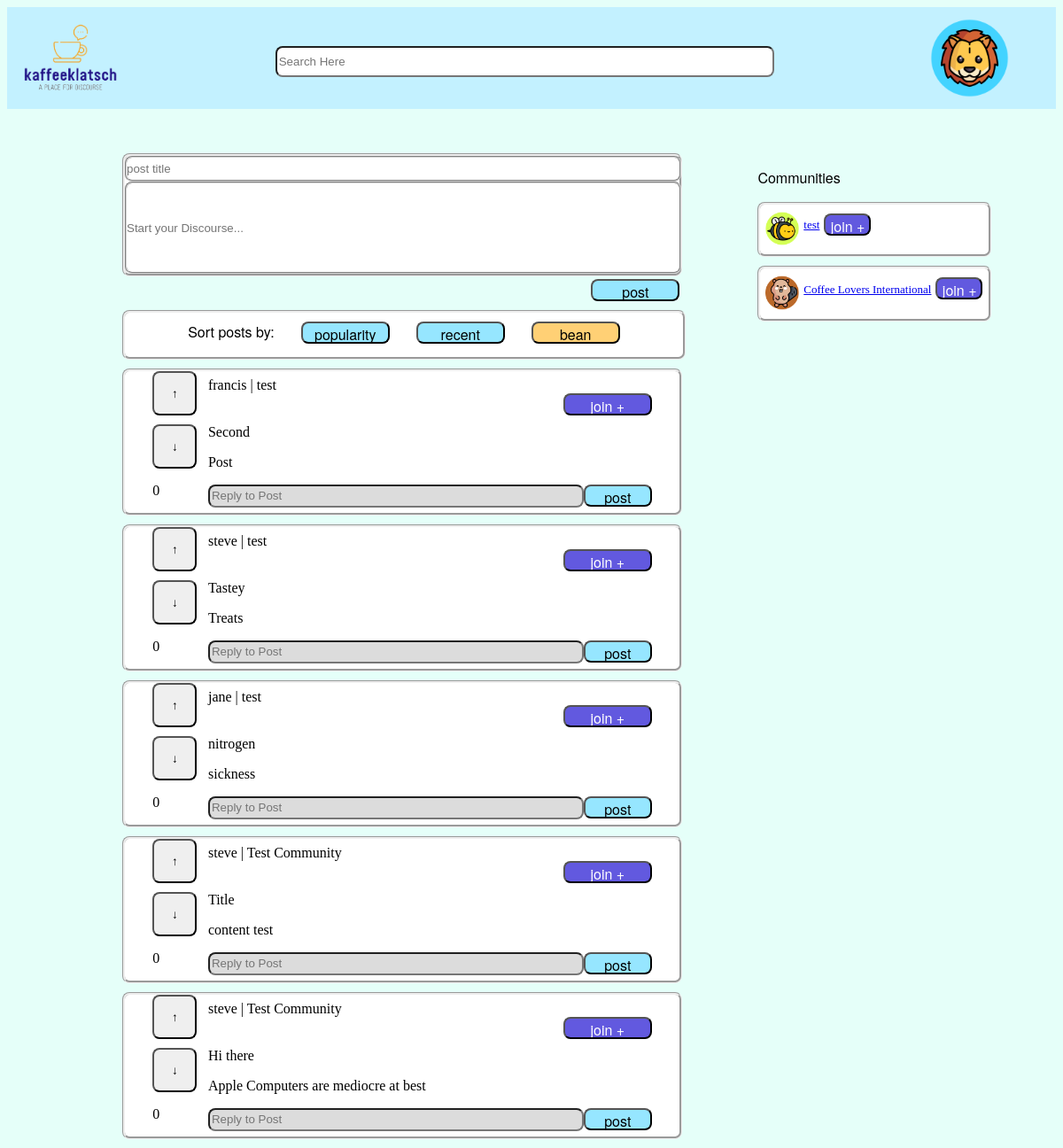
Page /feed (signed in) on the committed database.
### kaffeeklatsch/models/models.py (models this page shows, shortened)
class User(db.Model, UserMixin):
    id = db.Column(db.Integer, nullable=False, primary_key=True, unique=True)
    username = db.Column(db.Text, db.ForeignKey('user_access.username'), nullable=False)
    tagline = db.Column(db.Text, db.ForeignKey('user_access.tagline'), nullable=True)
    date_joined = db.Column(db.Text, nullable=False)
    avatar = db.Column(db.Text, nullable=True)
    first_name = db.Column(db.Text, nullable=True)
    last_name = db.Column(db.Text, nullable=True)
    communities = db.Column(db.Text, nullable=True)
    users_following = db.Column(db.Text, nullable=True)
    tagline = db.Column(db.Text, nullable=True)
    date_joined = db.Column(db.Text, nullable=False)
    summary = db.Column(db.Text, nullable=True)

class Post(db.Model):
    title = db.Column(db.Text, nullable=False)
    content = db.Column(db.Text, nullable=False)
    posting_user = db.Column(db.Text, db.ForeignKey('user_access.username'), nullable=False)
    posted_date = db.Column(db.DateTime, nullable=False)
    community = db.Column(db.Text, nullable=False)
    UUID = db.Column(db.Integer, nullable=False, primary_key=True, unique=True)
    tally = db.Column(db.Integer, nullable=False)

class Community(db.Model):
    community_id = db.Column(db.Integer, nullable=False, primary_key=True)
    community_name = db.Column(db.Text, nullable=False)
    community_tagline = db.Column(db.Text, nullable=True)
    community_content = db.Column(db.Text, nullable=True)
    community_image = db.Column(db.Text, nullable=False)

### kaffeeklatsch/routes.py (the view)
@app.route('/feed', methods=['GET', 'POST'])
def feed():
    if (current_user.is_authenticated == False):
      return redirect(url_for('login'))
    sortPostForm = SortPostForm()
    replyForm = ReplyForm()
    makePostForm = MakePostForm()
    communityPainForm = CommunityPainForm()
    communityInfo = Community.query.filter_by(community_id=2).first()
    posts = Post.query.all()
    communities = Community.query.all()
    postHandler = PostHandler()
    replyHandler = ReplyHandler()
    userName = current_user.username
    userInfo = User.query.filter_by(username=userName).first()
    if makePostForm.validate_on_submit():
      print("form input is validated")
      inputTitle = request.form['postTitle']
      inputContent = request.form['postContent']
      inputUsername = current_user.username
      inputCommunity = "Test Community" # Will need to be updated with ability to pull relevant community
      postHandler.post(inputTitle, inputContent, inputUsername, inputCommunity)
      return redirect(url_for('feed'))
    else:
      print("you're stuff still isnt workin (post)")
    if replyForm.validate_on_submit():
      print("Reply form input is validated")
      inputContent = request.form['replyContent']
      inputUsername = current_user.username
      retrievedPostId = int(request.form['index'])
      originalPostFilter = filter(lambda post: post.UUID == retrievedPostId, posts)
      originalPostList = list(originalPostFilter)
      originalPost = originalPostList.pop()
      print(f'original post id: ', retrievedPostId)
      print(f'original post: ', originalPost)
      inputOriginalPostID = retrievedPostId
      replyHandler.reply(inputOriginalPostID, inputContent, inputUsername)
      return redirect(url_for('feed'))
    else:
      print("reply you're stuff still isnt workin (reply)")
    return render_template('feed.html',
    makePostForm=makePostForm,
    sortPostForm=sortPostForm,
    replyForm=replyForm,
    communityPainForm=communityPainForm,
    ommunityInfo=communityInfo,
    posts=posts,
    communities=communities,
    userInfo=userInfo)

### kaffeeklatsch/forms/SortPostForm.py
class SortPostForm(FlaskForm):
    popularity = SubmitField('popularity')
    recent = SubmitField('recent')
    bean = SubmitField('bean')

### kaffeeklatsch/forms/ReplyForm.py
class ReplyForm(FlaskForm):
    post = SubmitField('post')
    join = SubmitField('join +')
    replyContent = StringField('reply', validators=[DataRequired(), Length(min=1, max=250)], render_kw={"placeholder": "Reply to Post"})
    upArrow = SubmitField('↑')
    downArrow = SubmitField('↓')

### kaffeeklatsch/models/models.py (called while the page is built)
@login_manager.user_loader
def load_user(username):
    return User.query.get(username)

### kaffeeklatsch/templates/feed.html
{% extends 'base.html' %}
{% import 'make_post.html' as makePostTemplate %}
{% import 'sort_post.html' as sortPostTemplate %}
{% import 'post_reply.html' as post_reply %}
{% import 'community.html'as community_template %}
{% block addedCSS %}
<link rel="stylesheet" href="{{ url_for('static', filename='css/feed.css') }}" />
{% endblock %}
{% block search %}
<div class="search-container" id="search-container">
    <input id="search-input" type="search" id="form1" class="form-control" placeholder="Search Here"/>
</div>
{% endblock %}
{% block avatar %}
<a href="/profilepage"><img class="avatar" src="{{ url_for('static', filename='assets/imagefiles/Profile/' + userInfo.avatar) }}" /></a>
{% endblock %}
{% block body %}
<div class="page">
    <div class="content-view">
        <div class="post-pane">
            <div>
                {{ makePostTemplate.make_post(makePostForm) }}
                {{ sortPostTemplate.sort_post(sortPostForm) }}
            </div>
            {% for post in posts %}
                {{ post_reply.post_reply(replyForm, post) }}
            {% endfor %}
        </div>
        <div class="community-pain">
            <p class="community-label">Communities</p>
            {% for community in communities %}
                {{ community_template.community_component(community, communityPainForm) }}
            {% endfor %}
        </div>
    </div>
</div>
{% endblock %}

### kaffeeklatsch/templates/post_reply.html
{% macro post_reply(replyForm, postObject) %}
{% import 'post.html' as replyTemplate %}
<div>
    {{ replyTemplate.post(replyForm, postObject) }}
</div>
{% endmacro %}

### kaffeeklatsch/templates/community.html
{% macro community_component(communityInfo, communityPainForm) %}
{% import 'community_pain.html' as communityPainTemplate %}
<form method="POST">
    {{ communityPainTemplate.community_pain(communityInfo, communityPainForm) }}
</form>
{% endmacro %}

### kaffeeklatsch/templates/post.html (shortened to what this page needs)
{% macro post(replyForm, postObject) %}
<link rel="stylesheet" href="{{ url_for('static', filename='css/post.css') }}" />
<div class="post-wrapper">
    <div class="vote-panel">
        {{ replyForm.upArrow(class="vote-button button") }}
        {{ replyForm.downArrow(class="vote-button button") }}
        <p class="post-tally">{{ postObject.tally }}</p>
    </div>
    <div class="post-panel">
        <div class="post-panel__top-line">
            <span class="owner-name">{{ postObject.posting_user }}</span> | <span class="community-content">{{ postObject.community }}</span>
            {{ replyForm.join(class="button-style-a post-panel__join-button") }}
        </div>
        <div class="post-panel__title-line">
            <span class="post-title">{{ postObject.title }}</span>
        </div>
        <div class="post-panel__post-content">
            <p class="post-content">{{ postObject.content }}</p>
        </div>
        <form action="" method="POST">
            <div class="post-panel__reply-line">
                {{ replyForm.replyContent(class="reply-content") }}
                {{ replyForm.post(class="button-style-b make-button") }}
            </div>
        </form>
    </div>
</div>
{% endmacro %}

### kaffeeklatsch/templates/community_pain.html
{% macro community_pain(communityInfo, communityPainForm) %}
<link rel="stylesheet" href="{{ url_for('static', filename='css/community-pain.css') }}" />
<div class="community-pain-wrapper">
    <img class="avatar community-image" src="{{ url_for('static', filename='assets/imagefiles/Profile/'+communityInfo.community_image) }}">
    <a href="/communityPage"><span class="community-title">{{ communityInfo.community_name}}</span></a>
    <span>{{ communityPainForm.join(class="button-style-a community-button") }} </span>
</div>
{% endmacro %}

### kaffeeklatsch/static/css/globalstylesheet.css (style rules this page uses)
body { background-color: #E5FFF9 }
.avatar { height: 100%; float: right; margin-right: 50px; }
.page { margin: 0px; height: 100vh; padding-top: 50px; }
.button-style-a { width: 100px; height: 25px; top: 225px; border-radius: 8px; background-color: #6259df; font-family: "Helvetica Neue", "Arial", sans-serif; font-size: medium; color: white; }
.button-style-b { width: 100px; height: 25px; top: 225px; border-radius: 8px; background-color: #96E6FF; font-family: "Helvetica Neue", "Arial", sans-serif; font-size: medium; color: black; margin-left: 30px; }
.button-style-bean { width: 100px; height: 25px; top: 225px; border-radius: 8px; background-color: #FFD075; font-family: "Helvetica Neue", "Arial", sans-serif; font-size: medium; color: black; margin-left: 30px; }

### kaffeeklatsch/static/css/forms.css (style rules this page uses)
input { margin-bottom: 10px; border-radius: 8px; height: 25px; width: 230px; }

### kaffeeklatsch/static/css/feed.css (style rules this page uses)
.content-view { display: flex; }
.post-pane { display: inline-block; width: 60%; }
.community-pain { display: inline-block; background-color: #E5FFF9; margin-left: 85px; width: 25%; height: 500px; }
#search-container { display: inline-block; text-align: center; width: 60%; height: 80%; padding-top: 10px; }
#search-input { background-color: white; width: 80%; height: 45%; }
.community-label { font-family: "Helvetica Neue", "Arial", sans-serif; font-size: medium; }

### kaffeeklatsch/static/css/sort_post.css (style rules this page uses)
#postContent { left: 10px; }

### kaffeeklatsch/static/css/make_post.css (style rules this page uses)
.make-post-wrapper .post-title { display: block; width: 99.6%; border-style: groove; border-color: lightgrey; margin: 0; padding: 0; }
.make-post-wrapper .post-content { display: block; width: 99.6%; border-style: groove; border-color: lightgrey; margin: 0; padding: 0; height: 100px; }
.make-post-wrapper .make-button { float: right; margin-top: 1%; }

### kaffeeklatsch/static/css/post.css (style rules this page uses)
.post-wrapper { background-color: white; border-style: groove; border-radius: 8px; display: flex; justify-content: center; align-items: center; margin-bottom: 10px; }
.post-wrapper .vote-panel input { width: 50px; height: 50px; }
.post-wrapper .vote-panel { align-items: center; display: inline-block; width: 10%; }
.post-wrapper .vote-panel .vote-button { display: block; }
.post-wrapper .post-panel { display: inline-block; width: 80%; background-color: white; }
.post-panel .post-panel__reply-line { display: flex; justify-content: center; align-items: center; }
.post-panel .post-panel__join-button { margin-left: 80%; }
.post-wrapper .post-panel #replyContent { width: 500px; margin: auto; }
.post-wrapper .post-panel #post { width: 90px; margin: auto; }
.post-panel__top-line { background-color: white; }
#replyContent { width: 80%; height: 20px; top: 470px; left: 150px; background-color: gainsboro; }

### kaffeeklatsch/static/css/community-pain.css (style rules this page uses)
.community-pain-wrapper { background-color: white; display: inline-flex; border-radius: 8px; border-style: groove; align-items: center; font-size: small; padding-bottom: 10px; margin-bottom: 10px; }
.community-pain-wrapper .community-image { margin-left: 2%; margin-right: 2%; margin-top: 3%; height: 15%; width: 15%; float: none; }
.community-pain-wrapper .community-title { margin-top: 6%; }
.community-pain-wrapper .community-button { margin-top: 15%; margin-left: 8%; margin-right: 3%; width: 98%; border-radius:8px; }

### rows in the picture
User: avatar (picture)
Post: tally "0", posting_user "francis", community "test", title "Second", content "Post"
Post: tally "0", posting_user "steve", community "test", title "Tastey", content "Treats"
Post: tally "0", posting_user "jane", community "test", title "nitrogen", content "sickness"
Post: tally "0", posting_user "steve", community "Test Community", title "Title", content "content test"
Post: tally "0", posting_user "steve", community "Test Community", title "Hi there", content "Apple Computers are mediocre at best"
Community: community_image (picture), community_name "test"
Community: community_image (picture), community_name "Coffee Lovers International"
